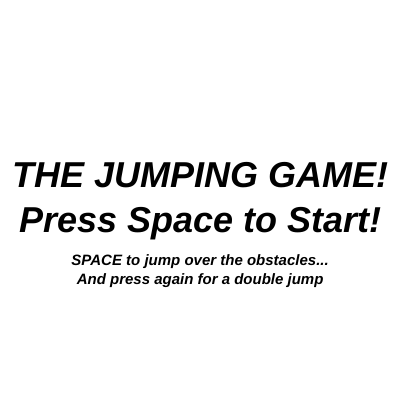
Frame 1 (no input)
Frame 60 (no input): identical to frame 1, image omitted
Frame 120 (the mouse pressed at the canvas centre since frame 60): identical to frame 1, image omitted

The p5.js sketch that drew this single still picture (run headless with seeded random() and noise() and a simulated clock; from frame 60 on, the mouse is pressed at the canvas centre):

// p5.js sketch
// ── sketch.js
function setup() {
  frameRate(60)
  createCanvas(400, 400);
  gameState = 0;
  score = 0;
  isPlaying = false
  defaultTimer = 5
  countdownTimer = null
  lastObsSpawn = null
  playerX = null
  playerY = null
  initPlayerX = 60
  initPlayerY = 300
  DEBUG = false
  obSpeed = 0.1;
  isJumping = false
  doubleJumped = true
  maxJumpDistance = 120 
  jumpStrength = 20  
  gravityStrength = 8
  obstacles = []
  level = 1
  timeUntilSpawn = null
  gravity = -9.8
  playerVelocity = 0
  playerAcceleration = 0
  playerSize = 30
  obstacleSize = 30
  playerHalfSize = playerSize/2
  obstacleHalfSize = obstacleSize/2
  gameStarted = 0
  isDead = false
  highScores = []
}

function draw() {
  background(255);
  switch(gameState){
    case 1: playGame()
      break
    case 2: gameOver()
      break  
    default: initGame()
  }
}

function initGame(){
  keyCode = 0
  level = 1 
  timeUntilSpawn = int(random(1, 5 - level))*1000
  countdownTimer = defaultTimer
  score = 0
  isDead = false
  obstacles = []
  playerX = initPlayerX
  playerY = initPlayerY
  fill(0)
  textSize(36)
  textStyle(BOLDITALIC);
  textAlign(CENTER,CENTER)
  text('THE JUMPING GAME!\nPress Space to Start!', 200, 200)
  textSize(15)
  text("SPACE to jump over the obstacles...\nAnd press again for a double jump",200,270)
  if(DEBUG || keyIsDown(32)){
    isPlaying = true; 
    gameState++
  }
}

function playGame(){
    if(int(millis()) - gameStarted > 10000) {
      level++
      gameStarted = int(millis())
    }
    drawHUD()
    drawPlayer()
    spawnObstacles()
    drawObstacles()

    if(isDead){
      fill(255,0,0)
      textAlign(CENTER)
      textSize(48)
      textStyle(BOLDITALIC);
      text("GAME OVER!",200,200)
      
      if(keyIsDown(32)){
        gameState++
      }
      
    }
    if (detectCollision()) {
      isDead = true
    }
}


function drawHUD(){  
  if(!isDead){
    fill(0)
    textSize(26)
    textStyle(BOLD)
    textAlign(LEFT,TOP)
    text('SCORE: '+ score, 0, 0)
  }
  rectMode(CORNER)
  fill(0)
  rect(0,initPlayerY+15, width, 100)
}

function drawPlayer(){
  rectMode(CENTER)
  strokeWeight(3)
  if(isDead){
    fill(255,0,0)
  }else{
    fill(255)
  }
  dt = deltaTime / 100
  if(isJumping) {      
    playerY -= playerVelocity * dt;
    playerVelocity += gravity * dt;
    if(playerY >= initPlayerY) {
      playerY = initPlayerY
      playerVelocity = 0
      isJumping = false
      doubleJumped = true
    }
  
  }
  
  rect(playerX,playerY,playerSize)
}


function detectCollision() {
  topOfObstacle = initPlayerY - obstacleHalfSize
  bottomOfPlayer = playerY + playerHalfSize
  playerRightSide = playerX + playerHalfSize
  playerLeftSide = playerX - playerHalfSize
  

  for(i=0; i < obstacles.length; i++) {
    obstacleLeftSide = obstacles[i].x - obstacleHalfSize
    obstacleRightSide = obstacles[i].x + obstacleHalfSize  

    if(obstacleLeftSide <= playerRightSide && obstacleRightSide >= playerLeftSide) {    
      if(bottomOfPlayer >= topOfObstacle){
          return true
        }
    }
    else {
      if(obstacleRightSide < playerLeftSide && obstacles[i].scored == false) {
        score++
        obstacles[i].scored = true
      }
      
      if(obstacleLeftSide >= playerRightSide) 
        return false;
    }
  }  
}


function drawObstacles() {
  if (isDead){
    return
  }
  dt = deltaTime /100
  for(i=0; i< obstacles.length; i++)
  {
    rectMode(CENTER)
    strokeWeight(3)
    fill(255,0,0)
    rect(obstacles[i].x,initPlayerY,obstacleSize)
    obstacles[i].x -= (15 * dt) + obstacles[i].speed   // wants to get faster as the game goes on
  }
  
  if (obstacles.length && obstacles[0].x < 0) {
    obstacles.splice(0,1)
  }
}

function spawnObstacles(){  
  if (isDead){
    return
  }
  if(int(millis()-lastObsSpawn) >= timeUntilSpawn){
    if(obstacles.length < 8){
      obstacles.push({x:410, scored:false, speed: int(random(max(1,level-1),min(level*2, 20)))})
      if(level < 5){
        timeUntilSpawn = random(1, max(0.1 , 2))*(1000) 
      }else if (level < 8){
         timeUntilSpawn = random(1, max(0.1 , 2))*(800) 
      } else if (level < 12) {
          timeUntilSpawn = random(1, max(0.1 , 2))*(720)   
      } else {
          timeUntilSpawn = random(1, max(0.1 , 2))*(500-(level*2)) 
      }
      lastObsSpawn = millis()
    }
  }  
}

function gameOver(){
  isPlaying = false
  fill(0)
  textAlign(LEFT,TOP)
  textStyle(BOLD)
  textAlign(CENTER, CENTER)
  textSize(32)
  text("Your Score: " + score,200, 100)
  textSize(24)
  text("CLICK TO RESTART", 200, 200)
}

function keyPressed() {
  if (!isDead && gameState === 1 && keyCode === 32) {
    if(isJumping && !doubleJumped) {
      playerVelocity = 30
      doubleJumped = true
    }
    if (!isJumping) {
      playerVelocity = 40
      isJumping = true;
    }
  }
}



function mouseClicked(){
  if(gameState === 2){
    gameState = 0
  }
}
